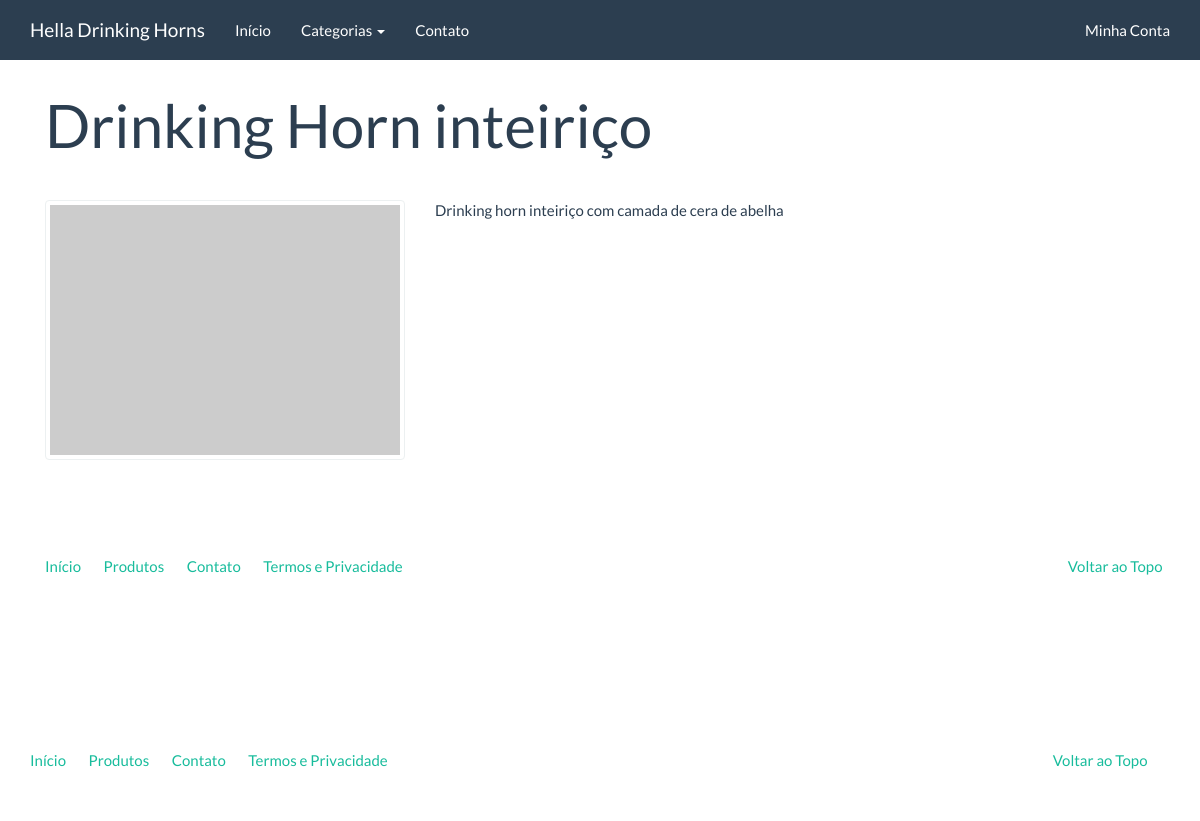
Page /catalogo/produtos/drinking_horn_inteirico/ on the committed database.
### catalog/models.py (models this page shows, shortened)
class Product(models.Model):
    name = models.CharField('Nome', max_length=100)
    slug = models.SlugField('Identificador', max_length=100)
    category = models.ForeignKey('catalog.Category', verbose_name='Categoria', on_delete=models.CASCADE)
    description = models.TextField('Descrição', blank=True)
    price = models.DecimalField('Preço', decimal_places=2, max_digits=10)
    created_at = models.DateTimeField('Criado em', auto_now_add=True)
    modified_at = models.DateTimeField('Modificado em', auto_now=True)
    class Meta:
        verbose_name = 'Produto'
        verbose_name_plural = 'Produtos'
        ordering = ['name']
    def __str__(self):
        return self.name

### catalog/views.py (the view)
# urls.py: re_path(r'^produtos/(?P<slug>[\w-]+)/$', views.product, name='product'),
def product(request, slug):
    product = Product.objects.get(slug=slug)
    context = {
        'product': product
    }
    return render(request, 'catalog/product.html', context)

### catalog/context_processors.py (called while the page is built)
def categories(request):
    return{
        'categories': Category.objects.all()
    }

### catalog/models.py (called while the page is built)
    def __str__(self):
        return self.name

### catalog/templates/catalog/product.html (shortened to what this page needs)
{% extends "base.html" %}
{% block container %}
<div class="container">
<div class="page-header">
  <h1>{{ product }}</h1>
</div>
<div class="row">
  <div class="col-sm-4">
    <a href="#" class="thumbnail">
      <img src="http://placehold.it/350x250" alt="" />
    </a>
  </div>
  <div class="col-sm-8">
    {{ product.description|linebreaks }}
  </div>
</div>
<footer>
  <div class="row">
    <div class="col-lg-12">
      <ul class="list-unstyled">
        <li class="pull-right"><a href="#top">Voltar ao Topo</a></li>
        <li><a href="">Início</a></li>
        <li><a href="">Produtos</a></li>
        <li><a href="">Contato</a></li>
        <li><a href="">Termos e Privacidade</a></li>
      </ul>
    </div>
  </div>
</footer>
</div>
{% endblock %}

### rows in the picture
Product: name "Drinking Horn inteiriço", description "Drinking horn inteiriço com camada de cera de abelha"
